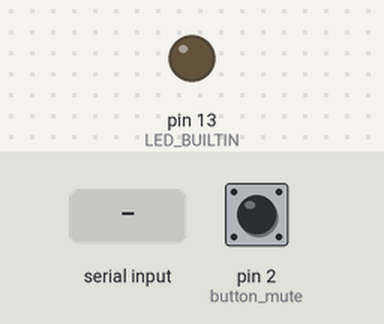
The sketch below on a simulated Arduino Uno, built with avr-gcc and run on an emulated ATmega328P. On the bench: output pins drawn as LEDs (lit = HIGH). Inputs (shaded band) come from the test bench; at power-on: pin 2 (button_mute) HIGH.

Above: at 1.2 s.
1.3 s: "1" received over Serial
At 2.7 s:
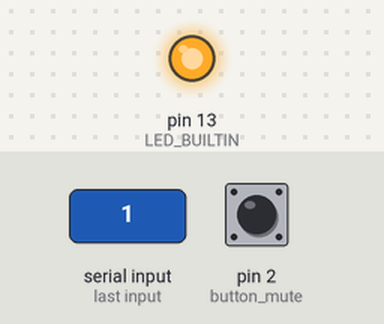
4.4 s: "0" received over Serial
At 5.1 s:
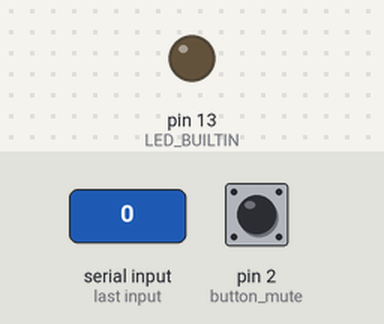
Timing chart, 0 to 7.4 s (numbered marks = the images above; inputs shaded):
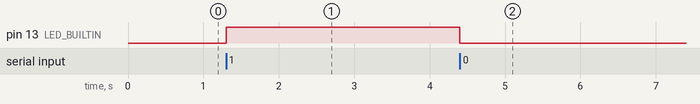

Measured:
- after the input at 1.3 s, pin 13 (LED_BUILTIN): LOW → HIGH at once
- after the input at 4.4 s, pin 13 (LED_BUILTIN): HIGH → LOW at once

The sketch:

on_air.ino
```cpp
/*
  "On Air" Lamp for Microsoft Teams
*/

#define button_mute 2

void setup() {
  pinMode(LED_BUILTIN, OUTPUT);
  pinMode(button_mute, INPUT_PULLUP);
  attachInterrupt(digitalPinToInterrupt(button_mute), mute_unmute, RISING);
  digitalWrite(LED_BUILTIN, LOW);
  Serial.begin(9600);
}

void mute_unmute() {
  static unsigned long last_interrupt_time = 0;
  detachInterrupt(digitalPinToInterrupt(button_mute));
  unsigned long interrupt_time = millis();

  // If interrupts come faster than 200ms, assume it's a bounce and ignore
  if (interrupt_time - last_interrupt_time > 200)
  {
    Serial.print(HIGH);
  }

  last_interrupt_time = interrupt_time;
  attachInterrupt(digitalPinToInterrupt(button_mute), mute_unmute, RISING);
}

void loop() {
  if (Serial.available() > 0) {

    char comdata = Serial.read();

    if (comdata == '1' ) {
      digitalWrite(LED_BUILTIN, HIGH);
    }
    else if (comdata == '0' ) {
      digitalWrite(LED_BUILTIN, LOW);
    }
  }

}
```
